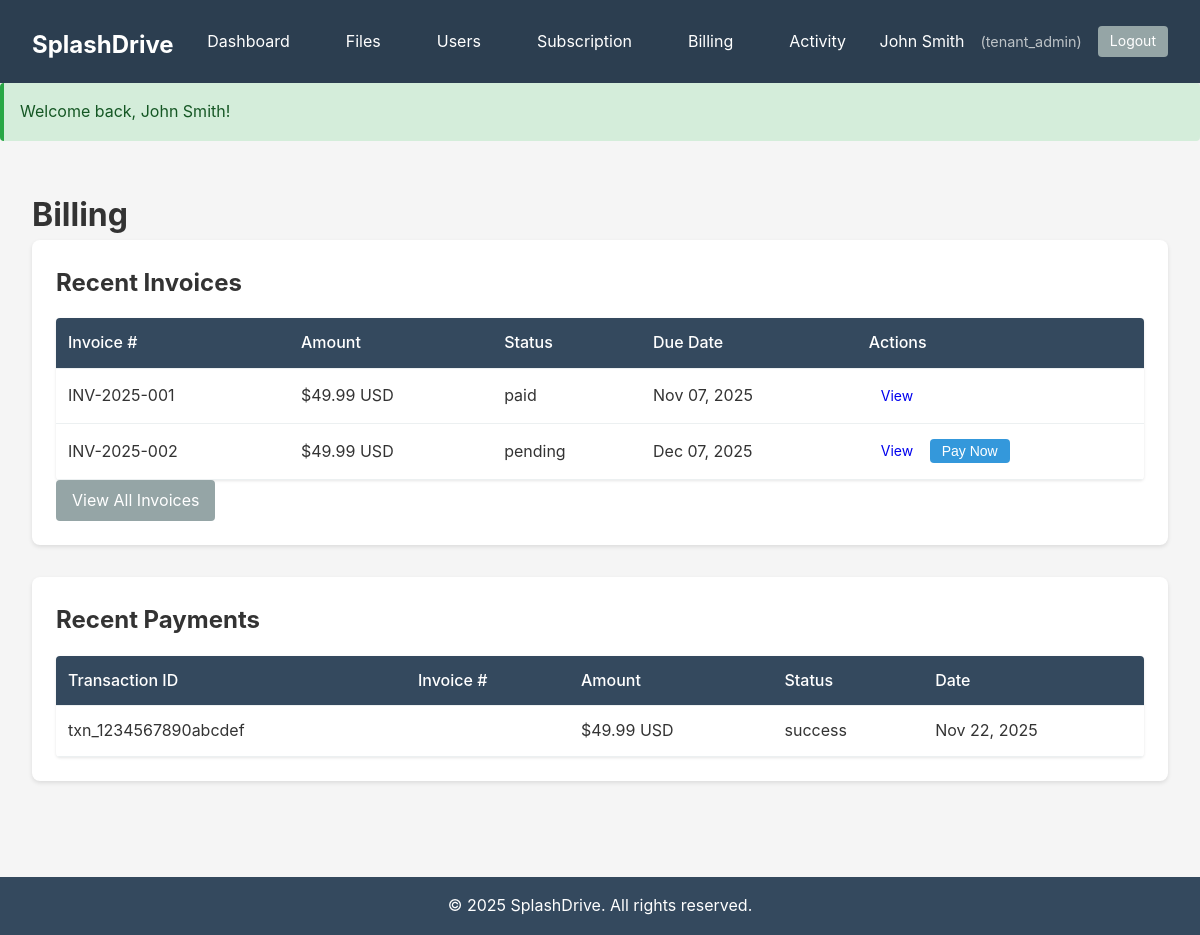
Page /billing (signed in) on the committed database.
### tables this page shows
CREATE TABLE IF NOT EXISTS `invoices` (
  `id` INT UNSIGNED NOT NULL AUTO_INCREMENT,
  `tenant_id` INT UNSIGNED NOT NULL,
  `subscription_id` INT UNSIGNED NOT NULL,
  `invoice_number` VARCHAR(50) NOT NULL UNIQUE,
  `amount` DECIMAL(10, 2) NOT NULL DEFAULT 0.00,
  `currency` VARCHAR(3) DEFAULT 'USD',
  `status` ENUM('pending', 'paid', 'cancelled', 'overdue') DEFAULT 'pending',
  `due_date` DATE NOT NULL,
  `paid_at` TIMESTAMP NULL DEFAULT NULL,
  `description` TEXT DEFAULT NULL,
  `created_at` TIMESTAMP DEFAULT CURRENT_TIMESTAMP,
  `updated_at` TIMESTAMP DEFAULT CURRENT_TIMESTAMP ON UPDATE CURRENT_TIMESTAMP,
  PRIMARY KEY (`id`),
  INDEX `idx_tenant_id` (`tenant_id`),
  INDEX `idx_subscription_id` (`subscription_id`),
  INDEX `idx_invoice_number` (`invoice_number`),
  INDEX `idx_status` (`status`),
  FOREIGN KEY (`tenant_id`) REFERENCES `tenants`(`id`) ON DELETE CASCADE,
  FOREIGN KEY (`subscription_id`) REFERENCES `tenant_subscriptions`(`id`)
);

CREATE TABLE IF NOT EXISTS `payments` (
  `id` INT UNSIGNED NOT NULL AUTO_INCREMENT,
  `tenant_id` INT UNSIGNED NOT NULL,
  `invoice_id` INT UNSIGNED NOT NULL,
  `payment_method` VARCHAR(50) DEFAULT 'credit_card',
  `transaction_id` VARCHAR(255) DEFAULT NULL,
  `amount` DECIMAL(10, 2) NOT NULL DEFAULT 0.00,
  `currency` VARCHAR(3) DEFAULT 'USD',
  `status` ENUM('success', 'failed', 'pending') DEFAULT 'pending',
  `metadata` TEXT DEFAULT NULL,
  `paid_at` TIMESTAMP NULL DEFAULT NULL,
  `created_at` TIMESTAMP DEFAULT CURRENT_TIMESTAMP,
  `updated_at` TIMESTAMP DEFAULT CURRENT_TIMESTAMP ON UPDATE CURRENT_TIMESTAMP,
  PRIMARY KEY (`id`),
  INDEX `idx_tenant_id` (`tenant_id`),
  INDEX `idx_invoice_id` (`invoice_id`),
  INDEX `idx_status` (`status`),
  FOREIGN KEY (`tenant_id`) REFERENCES `tenants`(`id`) ON DELETE CASCADE,
  FOREIGN KEY (`invoice_id`) REFERENCES `invoices`(`id`)
);

### app/controllers/BillingController.php (called while the page is built, shortened)
<?php
class BillingController extends Controller {
    private $invoiceModel;
    private $paymentModel;
    public function __construct() {
        $this->invoiceModel = $this->model('Invoice');
        $this->paymentModel = $this->model('Payment');
    }
    public function index() {
        $tenantId = Auth::tenantId();
        $invoices = $this->invoiceModel->getByTenant($tenantId, 10, 0);
        $payments = $this->paymentModel->getByTenant($tenantId, 10, 0);
        $this->view('billing/index', [
            'title' => 'Billing - ' . APP_NAME,
            'invoices' => $invoices,
            'payments' => $payments
        ]);
    }
}

### app/core/Router.php (called while the page is built, shortened)
<?php
class Router {
    private $routes = [];
    public function add($method, $path, $controller, $action) {
        $this->routes[] = [
            'method' => strtoupper($method),
            'path' => $path,
            'controller' => $controller,
            'action' => $action
        ];
    }
    public function match($url, $method = 'GET') {
        $url = parse_url($url, PHP_URL_PATH);
        foreach ($this->routes as $route) {
            if ($route['method'] !== strtoupper($method)) {
                continue;
            }
            $pattern = preg_replace('/\{([a-zA-Z0-9_]+)\}/', '(?P<$1>[a-zA-Z0-9_-]+)', $route['path']);
            $pattern = '#^' . $pattern . '$#';
            if (preg_match($pattern, $url, $matches)) {
                $params = [];
                return [
                    'controller' => $route['controller'],
                    'action' => $route['action'],
                    'params' => $params
                ];
            }
        }
        return false;
    }
    public function dispatch($url, $method = 'GET') {
        $route = $this->match($url, $method);
        $action = $route['action'];
        $this->params = $route['params'];
        $controller = new $controllerName();
        call_user_func_array([$controller, $action], $this->params);
    }
}

### public/index.php (called while the page is built, shortened)
<?php
require_once APP_PATH . '/core/Database.php';
require_once APP_PATH . '/core/Model.php';
require_once APP_PATH . '/core/Controller.php';
require_once APP_PATH . '/core/Router.php';
require_once APP_PATH . '/core/Session.php';
require_once APP_PATH . '/core/Auth.php';
$router = new Router();
$router->add('GET', '/', 'HomeController', 'index');
$router->add('GET', '/auth/login', 'AuthController', 'login');
$router->add('POST', '/auth/login', 'AuthController', 'loginPost');
$router->add('GET', '/auth/register', 'AuthController', 'register');
$router->add('POST', '/auth/register', 'AuthController', 'registerPost');
$router->add('GET', '/auth/logout', 'AuthController', 'logout');
$router->add('GET', '/dashboard', 'DashboardController', 'index');
$router->add('GET', '/dashboard/admin', 'DashboardController', 'admin');
$router->add('GET', '/users', 'UserController', 'index');
$router->add('GET', '/users/create', 'UserController', 'create');
$router->add('POST', '/users/create', 'UserController', 'store');
$router->add('GET', '/users/edit/{id}', 'UserController', 'edit');
$router->add('POST', '/users/edit/{id}', 'UserController', 'update');
$router->add('POST', '/users/delete/{id}', 'UserController', 'delete');
$router->add('GET', '/tenants', 'TenantController', 'index');
$router->add('GET', '/tenants/create', 'TenantController', 'create');
$router->add('POST', '/tenants/create', 'TenantController', 'store');
$router->add('GET', '/tenants/edit/{id}', 'TenantController', 'edit');
$router->add('POST', '/tenants/edit/{id}', 'TenantController', 'update');
$router->add('GET', '/tenants/view/{id}', 'TenantController', 'view');
$router->add('GET', '/files', 'FileController', 'index');
$router->add('GET', '/files/folder/{id}', 'FileController', 'folder');
$router->add('POST', '/files/upload', 'FileController', 'upload');
$router->add('GET', '/files/download/{id}', 'FileController', 'download');
$router->add('POST', '/files/delete/{id}', 'FileController', 'delete');
$router->add('POST', '/files/move/{id}', 'FileController', 'move');
$router->add('POST', '/files/rename/{id}', 'FileController', 'rename');
$router->add('GET', '/files/search', 'FileController', 'search');
$router->add('GET', '/folders', 'FolderController', 'index');
$router->add('POST', '/folders/create', 'FolderController', 'create');
$router->add('POST', '/folders/delete/{id}', 'FolderController', 'delete');
$router->add('POST', '/folders/rename/{id}', 'FolderController', 'rename');
$router->add('POST', '/folders/move/{id}', 'FolderController', 'move');
$router->add('GET', '/trash', 'TrashController', 'index');
$router->add('POST', '/trash/restore/{type}/{id}', 'TrashController', 'restore');
$router->add('POST', '/trash/delete/{type}/{id}', 'TrashController', 'deletePermanently');
$router->add('POST', '/trash/empty', 'TrashController', 'empty');
$router->add('GET', '/share/{token}', 'ShareController', 'view');
$router->add('POST', '/share/create', 'ShareController', 'create');
$router->add('POST', '/share/delete/{id}', 'ShareController', 'delete');
$router->add('GET', '/shares', 'ShareController', 'index');
$router->add('GET', '/subscription', 'SubscriptionController', 'index');
$router->add('POST', '/subscription/change', 'SubscriptionController', 'change');
$router->add('GET', '/subscription/plans', 'SubscriptionController', 'plans');
$router->add('GET', '/billing', 'BillingController', 'index');
$router->add('GET', '/billing/invoices', 'BillingController', 'invoices');
$router->add('GET', '/billing/invoice/{id}', 'BillingController', 'invoice');
$router->add('POST', '/billing/pay/{id}', 'BillingController', 'pay');
$router->add('GET', '/activity', 'ActivityController', 'index');
$router->add('GET', '/activity/export', 'ActivityController', 'export');
$router->add('GET', '/api/files/list', 'ApiController', 'listFiles');
$router->add('POST', '/api/files/upload', 'ApiController', 'uploadFile');
$router->add('GET', '/api/folders/list', 'ApiController', 'listFolders');
$url = parse_url($_SERVER['REQUEST_URI'], PHP_URL_PATH);
$method = $_SERVER['REQUEST_METHOD'];
$router->dispatch($url, $method);

### app/core/Database.php (called while the page is built, shortened)
<?php
class Database {
    private static $instance = null;
    private $pdo;
    private function __construct() {
        $dsn = 'mysql:host=' . DB_HOST . ';port=' . DB_PORT . ';dbname=' . DB_NAME . ';charset=' . DB_CHARSET;
        $options = [
            PDO::ATTR_ERRMODE            => PDO::ERRMODE_EXCEPTION,
            PDO::ATTR_DEFAULT_FETCH_MODE => PDO::FETCH_ASSOC,
            PDO::ATTR_EMULATE_PREPARES   => false,
        ];
        try {
            $this->pdo = new PDO($dsn, DB_USER, DB_PASS, $options);
        } catch (PDOException $e) {
            die('Database connection failed: ' . $e->getMessage());
        }
    }
    public static function getInstance() {
        if (self::$instance === null) {
            self::$instance = new self();
        }
        return self::$instance;
    }
    public function getConnection() {
        return $this->pdo;
    }
}

### app/core/Session.php (called while the page is built, shortened)
<?php
class Session {
    public static function get($key, $default = null) {
        return isset($_SESSION[$key]) ? $_SESSION[$key] : $default;
    }
    public static function has($key) {
        return isset($_SESSION[$key]);
    }
}

### app/core/Auth.php (called while the page is built, shortened)
<?php
class Auth {
    public static function check() {
        return Session::has('user_id');
    }
    public static function tenantId() {
        return Session::get('tenant_id');
    }
}

### app/core/Model.php (called while the page is built, shortened)
<?php
class Model {
    public function __construct() {
        $this->db = Database::getInstance();
    }
}

### app/models/Invoice.php (called while the page is built, shortened)
<?php
class Invoice extends Model {
    protected $table = 'invoices';
    public function getByTenant($tenantId, $limit = 50, $offset = 0) {
        $sql = "SELECT * FROM {$this->table}
                WHERE tenant_id = :tenant_id
                ORDER BY created_at DESC
                LIMIT :limit OFFSET :offset";
        $stmt = $this->db->getConnection()->prepare($sql);
        $stmt->bindValue(':tenant_id', $tenantId, PDO::PARAM_INT);
        $stmt->bindValue(':limit', $limit, PDO::PARAM_INT);
        $stmt->bindValue(':offset', $offset, PDO::PARAM_INT);
        $stmt->execute();
        return $stmt->fetchAll();
    }
}

### app/models/Payment.php (called while the page is built, shortened)
<?php
class Payment extends Model {
    protected $table = 'payments';
    public function getByTenant($tenantId, $limit = 50, $offset = 0) {
        $sql = "SELECT p.*, i.invoice_number
                FROM {$this->table} p
                LEFT JOIN invoices i ON p.invoice_id = i.id
                WHERE p.tenant_id = :tenant_id
                ORDER BY p.created_at DESC
                LIMIT :limit OFFSET :offset";
        $stmt = $this->db->getConnection()->prepare($sql);
        $stmt->bindValue(':tenant_id', $tenantId, PDO::PARAM_INT);
        $stmt->bindValue(':limit', $limit, PDO::PARAM_INT);
        $stmt->bindValue(':offset', $offset, PDO::PARAM_INT);
        $stmt->execute();
        return $stmt->fetchAll();
    }
}

### app/views/billing/index.php (the view, shortened to what this page needs)
<div class="billing-page">
    <h1>Billing</h1>
    <div class="section">
        <h2>Recent Invoices</h2>
        <?php if (empty($invoices)): ?>
            <p>No invoices yet.</p>
        <?php else: ?>
            <table class="table">
                <thead>
                    <tr>
                        <th>Invoice #</th>
                        <th>Amount</th>
                        <th>Status</th>
                        <th>Due Date</th>
                        <th>Actions</th>
                    </tr>
                </thead>
                <tbody>
                    <?php foreach ($invoices as $invoice): ?>
                        <tr>
                            <td><?php echo htmlspecialchars($invoice['invoice_number']); ?></td>
                            <td>$<?php echo number_format($invoice['amount'], 2); ?> <?php echo $invoice['currency']; ?></td>
                            <td><?php echo htmlspecialchars($invoice['status']); ?></td>
                            <td><?php echo date('M d, Y', strtotime($invoice['due_date'])); ?></td>
                            <td>
                                <a href="/billing/invoice/<?php echo $invoice['id']; ?>" class="btn btn-sm">View</a>
                                <?php if ($invoice['status'] === 'pending'): ?>
                                    <form method="POST" action="/billing/pay/<?php echo $invoice['id']; ?>" style="display: inline;">
                                        <button type="submit" class="btn btn-sm btn-primary">Pay Now</button>
                                    </form>
                                <?php endif; ?>
                            </td>
                        </tr>
                    <?php endforeach; ?>
                </tbody>
            </table>
            <a href="/billing/invoices" class="btn btn-secondary">View All Invoices</a>
        <?php endif; ?>
    </div>
    <div class="section">
        <h2>Recent Payments</h2>
        <?php if (empty($payments)): ?>
            <p>No payments yet.</p>
        <?php else: ?>
            <table class="table">
                <thead>
                    <tr>
                        <th>Transaction ID</th>
                        <th>Invoice #</th>
                        <th>Amount</th>
                        <th>Status</th>
                        <th>Date</th>
                    </tr>
                </thead>
                <tbody>
                    <?php foreach ($payments as $payment): ?>
                        <tr>
                            <td><?php echo htmlspecialchars($payment['transaction_id']); ?></td>
                            <td><?php echo htmlspecialchars($payment['invoice_number']); ?></td>
                            <td>$<?php echo number_format($payment['amount'], 2); ?> <?php echo $payment['currency']; ?></td>
                            <td><?php echo htmlspecialchars($payment['status']); ?></td>
                            <td><?php echo date('M d, Y', strtotime($payment['created_at'])); ?></td>
                        </tr>
                    <?php endforeach; ?>
                </tbody>
            </table>
        <?php endif; ?>
    </div>
</div>

### public/assets/css/style.css (style rules this page uses)
* { margin: 0; padding: 0; box-sizing: border-box; }
body { font-family: -apple-system, BlinkMacSystemFont, 'Segoe UI', Roboto, Oxygen, Ubuntu, Cantarell, sans-serif; line-height: 1.6; color: #333; background-color: #f5f5f5; }
.btn { display: inline-block; padding: 0.5rem 1rem; border: none; border-radius: 4px; cursor: pointer; text-decoration: none; font-size: 1rem; transition: all 0.3s; }
.btn-primary { background-color: #3498db; color: white; }
.btn-secondary { background-color: #95a5a6; color: white; }
.btn-sm { padding: 0.25rem 0.75rem; font-size: 0.875rem; }
.table { width: 100%; border-collapse: collapse; background-color: white; border-radius: 4px; overflow: hidden; box-shadow: 0 1px 3px rgba(0,0,0,0.1); }
.table th, .table td { padding: 0.75rem; text-align: left; border-bottom: 1px solid #ecf0f1; }
.table th { background-color: #34495e; color: white; font-weight: 500; }
.section { background-color: white; padding: 1.5rem; border-radius: 8px; margin-bottom: 2rem; box-shadow: 0 2px 4px rgba(0,0,0,0.1); }
.section h2 { margin-bottom: 1rem; }

### rows in the picture
invoices: invoice_number "INV-2025-001", amount "49.99", currency "USD", status "paid", due_date "Nov 07, 2025"
invoices: invoice_number "INV-2025-002", amount "49.99", currency "USD", status "pending", due_date "Dec 07, 2025"
payments: transaction "txn_1234567890abcdef", amount "49.99", currency "USD", status "success", created_at "Nov 22, 2025"

### other values in the picture
APP_NAME "SplashDrive"
Auth::user()['name'] "John Smith"
Auth::role() "tenant_admin"
Session::getFlash('success') "Welcome back, John Smith!"
